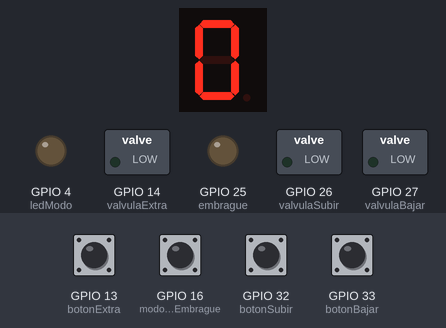
Recording of a sketch running on a simulated ESP32. Parts: 1-digit seven-segment display, switched loads named in the sketch (green lamp = pin HIGH), output pins drawn as LEDs (lit = HIGH). Wiring (inferred from the names in the program): 1-digit 7-segment display, segments lit when HIGH: segments GPIO 23, GPIO 22, GPIO 21, GPIO 19, GPIO 18, GPIO 5, GPIO 17. Dashed ring = blinking. The inputs (shaded band) are chosen by the test bench; at power-on: GPIO 13 (botonExtra), GPIO 16 (modoSinEmbrague), GPIO 32 (botonSubir), GPIO 33 (botonBajar) HIGH. The segment pins are drawn as the display they are named for; pins used as bus, display or sensor lines are not drawn.

Above: at 1.2 s.
1.3 s: GPIO 32 (botonSubir) pulled LOW for 0.15 s
At 2.7 s:
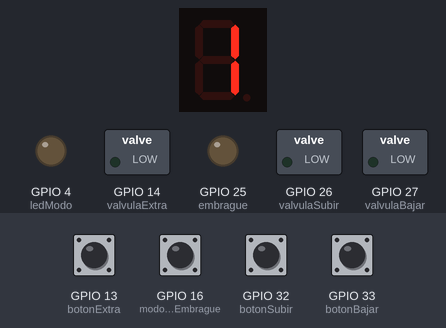
3.5 s: GPIO 32 (botonSubir) pulled LOW for 1 s
At 5.6 s:
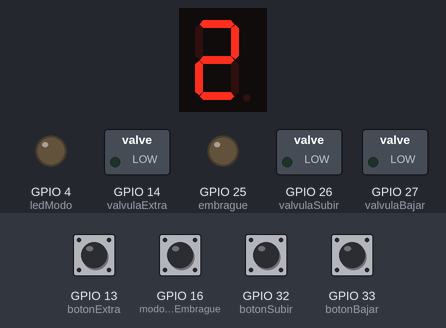
6.0 s: GPIO 13 (botonExtra) pulled LOW for 0.15 s
At 6.4 s:
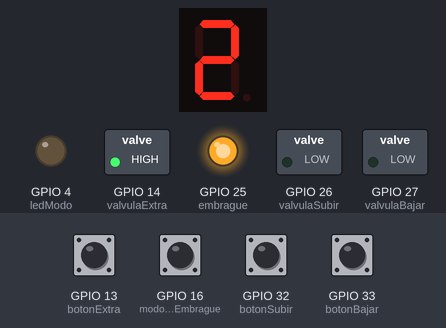
8.0 s: GPIO 16 (modoSinEmbrague) pulled LOW for 0.15 s
At 8.07 s:
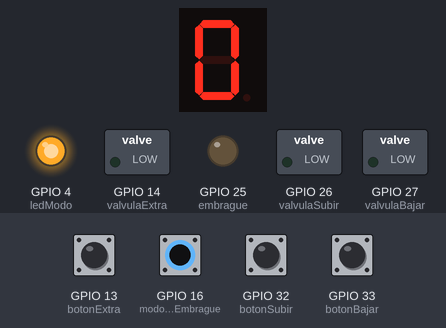
9.6 s: GPIO 16 (modoSinEmbrague) driven LOW and GPIO 32 (botonSubir) driven LOW
At 11.3 s:
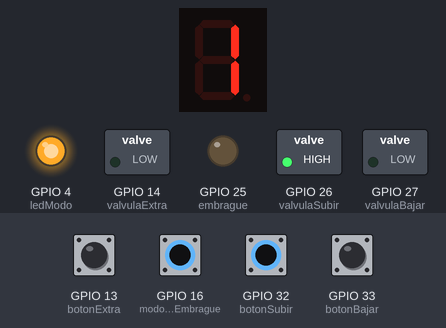
12.6 s: GPIO 16 (modoSinEmbrague) driven HIGH
At 13.75 s:
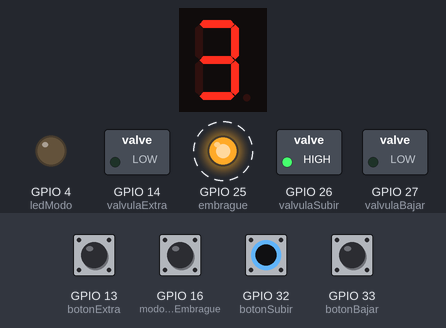
Timing chart, 0 to 16.6 s (numbered marks = the images above; inputs shaded):
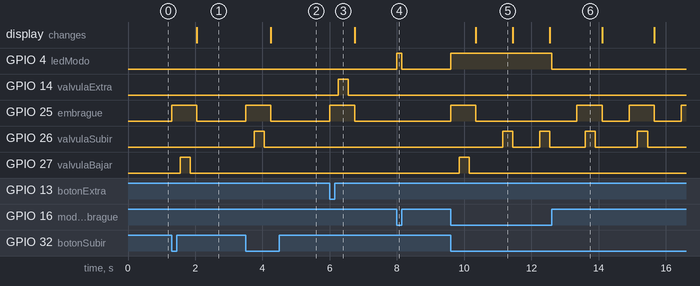

Measured:
- after the input at 1.3 s, GPIO 25 (embrague): LOW → HIGH at once, → LOW 0.75 s later; GPIO 27 (valvulaBajar): LOW → HIGH after 0.25 s, → LOW 0.30 s later; the display: changes after 0.75 s (image 1)
- after the input at 3.5 s, GPIO 25 (embrague): LOW → HIGH at once, → LOW 0.75 s later; GPIO 26 (valvulaSubir): LOW → HIGH after 0.25 s, → LOW 0.30 s later; the display: changes after 0.75 s (image 2)
- after the input at 6.0 s, GPIO 14 (valvulaExtra): LOW → HIGH after 0.25 s, → LOW 0.30 s later; GPIO 25 (embrague): LOW → HIGH at once, → LOW 0.75 s later
- after the input at 8.0 s, GPIO 4 (ledModo): LOW → HIGH at once, → LOW 0.15 s later
- after the input at 9.6 s, GPIO 4 (ledModo): LOW → HIGH at once; GPIO 25 (embrague): LOW → HIGH at once, → LOW 0.75 s later; GPIO 26 (valvulaSubir): alternates HIGH for 0.30 s and LOW for 0.80 s, starting after 1.6 s; GPIO 27 (valvulaBajar): LOW → HIGH after 0.25 s, → LOW 0.30 s later; the display: changes after 0.75 s (image 5)
- after the input at 12.6 s, GPIO 4 (ledModo): HIGH → LOW at once; GPIO 25 (embrague): alternates HIGH for 0.75 s and LOW for 0.80 s, starting after 0.75 s; GPIO 26 (valvulaSubir): alternates HIGH for 0.30 s and LOW for 1.3 s, starting after 1.0 s
- what the display in image 5 shows lasts 1.1 s, from 10.4 s to 11.5 s

The sketch:

v5.ino
```cpp
/*
    VERSION 3
    AUTOR: UCLM RACING TEAM
    CAMBIO SECUENCIAL NEUMÁTICO + DISPLAY 7 SEG (ÁNODO COMÚN)
    ADAPTADO PARA ESP32 REAL Y WOKWI
    PATRÓN: 1ª - N - 2ª - 3ª - 4ª - 5ª - 6ª
    POSICIÓN INICIAL: NEUTRO (N)
    SE PUEDE ACTIVAR UN MODO "SIN EMBRAGUE" AL SUBIR DE MARCHA GRACIAS A UN
    SWITCH ADICIONAL. AL BAJAR DE MARCHA SIEMPRE SE USA EMBRAGUE.
*/

// --- Pines de botones ---
const int botonSubir = 32;
const int botonBajar = 33;
const int botonExtra = 13;   // Volver a neutro desde 2ª

// --- Pines de salidas ---
const int embrague = 25;
const int valvulaSubir = 26;    // Baja físicamente en la palanca
const int valvulaBajar = 27;    // Sube físicamente en la palanca
const int valvulaExtra = 14;

// --- Pines del display 7 segmentos (ánodo común) ---
// a,b,c,d,e,f,g
const int segmentPins[7] = {23, 22, 21, 19, 18, 5, 17};

// --- Pin de control del modo sin embrague ---
const int modoSinEmbrague = 16;
const int ledModo = 4; // LED indicador del modo sin embrague
const unsigned long tiempoEmbrague = 250;
const unsigned long tiempoMarcha = 300;
const unsigned long tiempoDesembrague = 200;
const unsigned long tiempoEntreCambios = 800;

// --- Variables de control ---
bool secuenciaActiva = false;
unsigned long ultimoCambio = 0;
int marchaActual = 1; // 1 = neutro (posición inicial)

// --- Mapeo de marchas ---
// marchaActual: 0=1ª, 1=N, 2=2ª, 3=3ª, 4=4ª, 5=5ª, 6=6ª

// --- Tabla de segmentos para números 0–6 ---
// HE TENIDO PROBLEMAS CON EL WOKWI; REVISAR ESTO
// Formato: gfedcba (bit 0 = a, bit 6 = g) -> ÁNODO COMÚN
const byte numeros[7] = {
  0b0000110, // 0: "1" (1ª marcha) -> segmentos b,c
  0b0111111, // 1: "0" (Neutro) -> segmentos a,b,c,d,e,f
  0b1011011, // 2: "2" (2ª marcha) -> segmentos a,b,d,e,g
  0b1001111, // 3: "3" (3ª marcha) -> segmentos a,b,c,d,g
  0b1100110, // 4: "4" (4ª marcha) -> segmentos b,c,f,g
  0b1101101, // 5: "5" (5ª marcha) -> segmentos a,c,d,f,g
  0b1111101  // 6: "6" (6ª marcha) -> segmentos a,c,d,e,f,g
};

void ejecutarCambio(int valvulaCambio, int direccion);
void ejecutarCambioSinEmbrague(int valvulaCambio, int direccion);
void mostrarMarcha();

void setup() {
  pinMode(botonSubir, INPUT_PULLUP);
  pinMode(botonBajar, INPUT_PULLUP);
  pinMode(botonExtra, INPUT_PULLUP);
  pinMode(modoSinEmbrague, INPUT_PULLUP);

  pinMode(embrague, OUTPUT);
  pinMode(valvulaSubir, OUTPUT);
  pinMode(valvulaBajar, OUTPUT);
  pinMode(valvulaExtra, OUTPUT);
  pinMode(ledModo, OUTPUT);

  for (int i = 0; i < 7; i++) pinMode(segmentPins[i], OUTPUT);

  digitalWrite(embrague, LOW);
  digitalWrite(valvulaSubir, LOW);
  digitalWrite(valvulaBajar, LOW);
  digitalWrite(valvulaExtra, LOW);

  mostrarMarcha();
}

void loop() {
  bool subir = !digitalRead(botonSubir);   // Secuencia hacia adelante
  bool bajar = !digitalRead(botonBajar);   // Secuencia hacia atrás
  bool extra = !digitalRead(botonExtra);
  bool sinEmbrague = !digitalRead(modoSinEmbrague);
  digitalWrite(ledModo, sinEmbrague ? HIGH : LOW); // Indicador modo sin embrague -> Feedback con un LED

  unsigned long ahora = millis();

  // Esto es una barrera para evitar múltiples cambios en una misma pulsación
  // Si ahora - ultimoCambio > tiempoEntreCambios, se permite un nuevo cambio => ahora (x) - ultimoCambio (y) > tiempoEntreCambios (800) => x - y > 800
  // En caso contrario se ignora la pulsación
  if (!secuenciaActiva && (ahora - ultimoCambio > tiempoEntreCambios)) {

    // BOTÓN SUBIR: Sube de manera secuencial las marchas (1ª-6ª)
    if (subir) {
      // NOTA: 0 ES PRIMERA
      if (marchaActual == 0) {
        if(sinEmbrague){
          // Desde 1ª salta directamente a 2ª (saltando el neutro) sin embrague
          ejecutarCambioSinEmbrague(valvulaSubir, +2);
        } else {
          // Desde 1ª salta directamente a 2ª (saltando el neutro)
          ejecutarCambio(valvulaSubir, +2);
        }
      }

      // Desde 1ª va a Neutra
      else if(marchaActual == 1){
        ejecutarCambio(valvulaBajar, -1);
      }

      // De 2ª en adelante sube normal hasta 6ª
      else if (marchaActual > 1 && marchaActual < 6) {
        if(sinEmbrague){
          // Desde neutro o 2ª-5ª avanza normalmente sin embrague
          ejecutarCambioSinEmbrague(valvulaSubir, +1);
        } else {
          // Desde neutro o 2ª-5ª avanza normalmente
          ejecutarCambio(valvulaSubir, +1);
        }
      }
    }

    // ===========================
    //   BOTÓN BAJAR
    // ===========================
    else if (bajar) {
      // Desde NEUTRA NO SE BAJA
      if(marchaActual == 1){
        // Si estamos en neutral no podemos "bajar" a primera (aunque realmente se haga así)
        return;
      }
      if (marchaActual == 2) {
        // Desde 2ª salta directamente a 1ª (saltando el neutro)
        ejecutarCambio(valvulaBajar, -2);
      }
      else if (marchaActual > 0) {
        // Desde neutro o 3ª-6ª retrocede normalmente
        ejecutarCambio(valvulaBajar, -1);
      }
    }

    // ===========================
    // BOTÓN EXTRA: Devolver a NEUTRO desde 2ª
    // ===========================
    else if (extra && marchaActual == 2) {  // marchaActual==2 es 2ª marcha
      ejecutarCambio(valvulaExtra, -1);
    }
  }
}

void ejecutarCambio(int valvulaCambio, int direccion) {
  secuenciaActiva = true;

  digitalWrite(embrague, HIGH);
  delay(tiempoEmbrague);

  digitalWrite(valvulaCambio, HIGH);
  delay(tiempoMarcha);
  digitalWrite(valvulaCambio, LOW);

  delay(tiempoDesembrague);
  digitalWrite(embrague, LOW);

  marchaActual += direccion;
  if (marchaActual < 0) marchaActual = 0;
  if (marchaActual > 6) marchaActual = 6;

  mostrarMarcha();

  secuenciaActiva = false;
  ultimoCambio = millis();
}

/*
  Función para ejecutar el cambio de marcha sin usar el embrague al subir de marcha.
  Al bajar de marcha, siempre se usa el embrague por seguridad.
*/
void ejecutarCambioSinEmbrague(int valvulaCambio, int direccion)
{
  /*
  En caso de bajar de marcha sin quitar el modo sin embrague,
  se llama a la función normal para que baje de marcha con el embrague.
  Posteriormente se sale de la función para que no se ejecute el resto del código.
  */
  if(direccion <= 0){
    ejecutarCambio(valvulaCambio, direccion);
    return;
  }

  secuenciaActiva = true;

  digitalWrite(valvulaCambio, HIGH);
  delay(tiempoMarcha);
  digitalWrite(valvulaCambio, LOW);

  marchaActual += direccion;
  if (marchaActual < 0) marchaActual = 0;
  if (marchaActual > 6) marchaActual = 6;

  mostrarMarcha();

  secuenciaActiva = false;
  ultimoCambio = millis();
}

/*
Cambiar el ánodo común o cátodo en función del tipo de display
*/
void mostrarMarcha() {
  byte valor = numeros[marchaActual];

  for (int i = 0; i < 7; i++) {
    bool bit = (valor >> i) & 0x01; // Lee bit i para segmento i
    digitalWrite(segmentPins[i], bit); // ánodo común = LOW enciende (!bit) / cátodo común = HIGH enciende (bit)
  }
}
```
